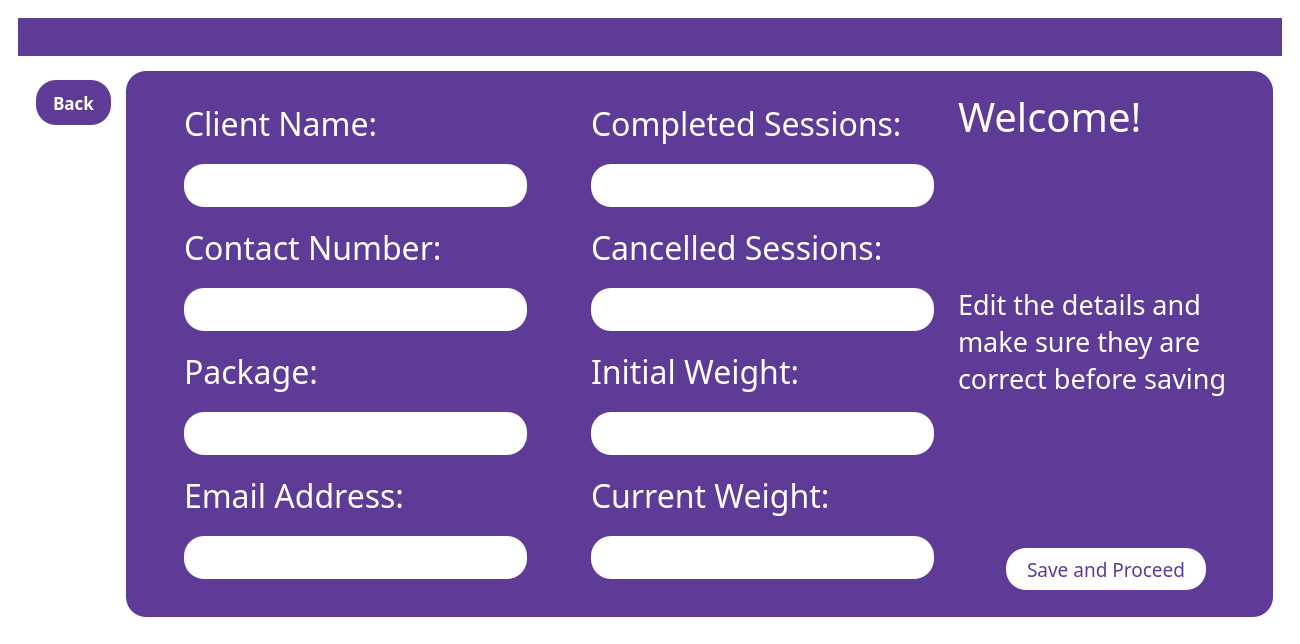
<?xml version="1.0" encoding="UTF-8"?>
<ui version="4.0">
 <class>MainWindow</class>
 <widget class="QMainWindow" name="MainWindow">
  <property name="geometry">
   <rect>
    <x>0</x>
    <y>0</y>
    <width>1300</width>
    <height>644</height>
   </rect>
  </property>
  <property name="windowTitle">
   <string>MainWindow</string>
  </property>
  <property name="styleSheet">
   <string notr="true">QMainWindow
{
background:white;
}</string>
  </property>
  <widget class="QWidget" name="centralwidget">
   <property name="styleSheet">
    <string notr="true">QWidget
{
background: white;
}</string>
   </property>
   <layout class="QVBoxLayout" name="verticalLayout">
    <item>
     <widget class="QWidget" name="widget" native="true">
      <layout class="QVBoxLayout" name="verticalLayout_2">
       <item>
        <widget class="QWidget" name="widget_2" native="true">
         <property name="sizePolicy">
          <sizepolicy hsizetype="Expanding" vsizetype="Fixed">
           <horstretch>0</horstretch>
           <verstretch>0</verstretch>
          </sizepolicy>
         </property>
         <property name="maximumSize">
          <size>
           <width>16777215</width>
           <height>121</height>
          </size>
         </property>
         <property name="styleSheet">
          <string notr="true">QWidget
{
background-color:#5e3b96;
}</string>
         </property>
         <layout class="QHBoxLayout" name="horizontalLayout">
          <item>
           <spacer name="horizontalSpacer">
            <property name="orientation">
             <enum>Qt::Orientation::Horizontal</enum>
            </property>
            <property name="sizeHint" stdset="0">
             <size>
              <width>894</width>
              <height>20</height>
             </size>
            </property>
           </spacer>
          </item>
          <item>
           <widget class="QLabel" name="label">
            <property name="sizePolicy">
             <sizepolicy hsizetype="Maximum" vsizetype="Maximum">
              <horstretch>0</horstretch>
              <verstretch>0</verstretch>
             </sizepolicy>
            </property>
            <property name="maximumSize">
             <size>
              <width>421</width>
              <height>121</height>
             </size>
            </property>
            <property name="text">
             <string/>
            </property>
            <property name="pixmap">
             <pixmap>../softeng-main/logos/logog.jpg</pixmap>
            </property>
            <property name="scaledContents">
             <bool>true</bool>
            </property>
            <property name="wordWrap">
             <bool>false</bool>
            </property>
           </widget>
          </item>
          <item>
           <spacer name="horizontalSpacer_2">
            <property name="orientation">
             <enum>Qt::Orientation::Horizontal</enum>
            </property>
            <property name="sizeHint" stdset="0">
             <size>
              <width>893</width>
              <height>20</height>
             </size>
            </property>
           </spacer>
          </item>
         </layout>
        </widget>
       </item>
       <item>
        <widget class="QWidget" name="widget_3" native="true">
         <layout class="QHBoxLayout" name="horizontalLayout_2">
          <item>
           <widget class="QWidget" name="widget_4" native="true">
            <property name="sizePolicy">
             <sizepolicy hsizetype="Fixed" vsizetype="Preferred">
              <horstretch>0</horstretch>
              <verstretch>0</verstretch>
             </sizepolicy>
            </property>
            <layout class="QVBoxLayout" name="verticalLayout_3">
             <item>
              <widget class="QPushButton" name="back">
               <property name="sizePolicy">
                <sizepolicy hsizetype="Fixed" vsizetype="Fixed">
                 <horstretch>0</horstretch>
                 <verstretch>0</verstretch>
                </sizepolicy>
               </property>
               <property name="minimumSize">
                <size>
                 <width>75</width>
                 <height>45</height>
                </size>
               </property>
               <property name="maximumSize">
                <size>
                 <width>550</width>
                 <height>350</height>
                </size>
               </property>
               <property name="font">
                <font>
                 <family>Arial Black</family>
                 <pointsize>13</pointsize>
                 <bold>true</bold>
                </font>
               </property>
               <property name="styleSheet">
                <string notr="true">QPushButton
{
background-color: #5e3b96;
color:white;
 border-radius:20px;
}</string>
               </property>
               <property name="text">
                <string>Back</string>
               </property>
              </widget>
             </item>
             <item>
              <spacer name="verticalSpacer_2">
               <property name="orientation">
                <enum>Qt::Orientation::Vertical</enum>
               </property>
               <property name="sizeHint" stdset="0">
                <size>
                 <width>20</width>
                 <height>40</height>
                </size>
               </property>
              </spacer>
             </item>
            </layout>
           </widget>
          </item>
          <item>
           <widget class="QWidget" name="widget_5" native="true">
            <property name="styleSheet">
             <string notr="true">QWidget
{
background-color:#5e3b96;
border-radius:20px;
}</string>
            </property>
            <layout class="QHBoxLayout" name="horizontalLayout_3">
             <item>
              <spacer name="horizontalSpacer_7">
               <property name="orientation">
                <enum>Qt::Orientation::Horizontal</enum>
               </property>
               <property name="sizeType">
                <enum>QSizePolicy::Policy::Fixed</enum>
               </property>
               <property name="sizeHint" stdset="0">
                <size>
                 <width>40</width>
                 <height>20</height>
                </size>
               </property>
              </spacer>
             </item>
             <item>
              <widget class="QWidget" name="widget_6" native="true">
               <layout class="QVBoxLayout" name="verticalLayout_4">
                <item>
                 <widget class="QLabel" name="label_2">
                  <property name="sizePolicy">
                   <sizepolicy hsizetype="Preferred" vsizetype="Fixed">
                    <horstretch>0</horstretch>
                    <verstretch>0</verstretch>
                   </sizepolicy>
                  </property>
                  <property name="maximumSize">
                   <size>
                    <width>230</width>
                    <height>16777215</height>
                   </size>
                  </property>
                  <property name="font">
                   <font>
                    <family>Arial Black</family>
                    <pointsize>24</pointsize>
                   </font>
                  </property>
                  <property name="styleSheet">
                   <string notr="true">QLabel
{
color:white;
}</string>
                  </property>
                  <property name="text">
                   <string>Client Name:</string>
                  </property>
                 </widget>
                </item>
                <item>
                 <widget class="QLineEdit" name="clientname">
                  <property name="sizePolicy">
                   <sizepolicy hsizetype="Maximum" vsizetype="Fixed">
                    <horstretch>0</horstretch>
                    <verstretch>0</verstretch>
                   </sizepolicy>
                  </property>
                  <property name="maximumSize">
                   <size>
                    <width>500</width>
                    <height>43</height>
                   </size>
                  </property>
                  <property name="font">
                   <font>
                    <family>Arial Black</family>
                    <pointsize>18</pointsize>
                   </font>
                  </property>
                  <property name="styleSheet">
                   <string notr="true">QLineEdit
{
background-color:white;
color:#5e3b96;
border-radius:20px;
}</string>
                  </property>
                  <property name="text">
                   <string/>
                  </property>
                 </widget>
                </item>
                <item>
                 <widget class="QLabel" name="label_5">
                  <property name="sizePolicy">
                   <sizepolicy hsizetype="Expanding" vsizetype="Fixed">
                    <horstretch>0</horstretch>
                    <verstretch>0</verstretch>
                   </sizepolicy>
                  </property>
                  <property name="maximumSize">
                   <size>
                    <width>411</width>
                    <height>16777215</height>
                   </size>
                  </property>
                  <property name="font">
                   <font>
                    <family>Arial Black</family>
                    <pointsize>24</pointsize>
                   </font>
                  </property>
                  <property name="styleSheet">
                   <string notr="true">QLabel
{
color:white;
}</string>
                  </property>
                  <property name="text">
                   <string>Contact Number:</string>
                  </property>
                  <property name="wordWrap">
                   <bool>false</bool>
                  </property>
                 </widget>
                </item>
                <item>
                 <widget class="QLineEdit" name="contactnumber">
                  <property name="sizePolicy">
                   <sizepolicy hsizetype="Maximum" vsizetype="Fixed">
                    <horstretch>0</horstretch>
                    <verstretch>0</verstretch>
                   </sizepolicy>
                  </property>
                  <property name="maximumSize">
                   <size>
                    <width>500</width>
                    <height>43</height>
                   </size>
                  </property>
                  <property name="font">
                   <font>
                    <family>Arial Black</family>
                    <pointsize>18</pointsize>
                   </font>
                  </property>
                  <property name="styleSheet">
                   <string notr="true">QLineEdit
{
background-color:white;
color:#5e3b96;
border-radius:20px;
}</string>
                  </property>
                  <property name="text">
                   <string/>
                  </property>
                 </widget>
                </item>
                <item>
                 <widget class="QLabel" name="label_8">
                  <property name="sizePolicy">
                   <sizepolicy hsizetype="Preferred" vsizetype="Fixed">
                    <horstretch>0</horstretch>
                    <verstretch>0</verstretch>
                   </sizepolicy>
                  </property>
                  <property name="font">
                   <font>
                    <family>Arial Black</family>
                    <pointsize>24</pointsize>
                   </font>
                  </property>
                  <property name="styleSheet">
                   <string notr="true">QLabel
{
color:white;
}</string>
                  </property>
                  <property name="text">
                   <string>Package:</string>
                  </property>
                 </widget>
                </item>
                <item>
                 <widget class="QLineEdit" name="package_2">
                  <property name="sizePolicy">
                   <sizepolicy hsizetype="Maximum" vsizetype="Fixed">
                    <horstretch>0</horstretch>
                    <verstretch>0</verstretch>
                   </sizepolicy>
                  </property>
                  <property name="maximumSize">
                   <size>
                    <width>500</width>
                    <height>43</height>
                   </size>
                  </property>
                  <property name="font">
                   <font>
                    <family>Arial Black</family>
                    <pointsize>18</pointsize>
                   </font>
                  </property>
                  <property name="styleSheet">
                   <string notr="true">QLineEdit
{
background-color:white;
color:#5e3b96;
border-radius:20px;
}</string>
                  </property>
                  <property name="text">
                   <string/>
                  </property>
                 </widget>
                </item>
                <item>
                 <widget class="QLabel" name="label_6">
                  <property name="sizePolicy">
                   <sizepolicy hsizetype="Expanding" vsizetype="Fixed">
                    <horstretch>0</horstretch>
                    <verstretch>0</verstretch>
                   </sizepolicy>
                  </property>
                  <property name="maximumSize">
                   <size>
                    <width>411</width>
                    <height>16777215</height>
                   </size>
                  </property>
                  <property name="font">
                   <font>
                    <family>Arial Black</family>
                    <pointsize>24</pointsize>
                   </font>
                  </property>
                  <property name="styleSheet">
                   <string notr="true">QLabel
{
color:white;
}</string>
                  </property>
                  <property name="text">
                   <string>Email Address:</string>
                  </property>
                  <property name="wordWrap">
                   <bool>false</bool>
                  </property>
                 </widget>
                </item>
                <item>
                 <widget class="QLineEdit" name="emailaddress">
                  <property name="sizePolicy">
                   <sizepolicy hsizetype="Maximum" vsizetype="Fixed">
                    <horstretch>0</horstretch>
                    <verstretch>0</verstretch>
                   </sizepolicy>
                  </property>
                  <property name="maximumSize">
                   <size>
                    <width>500</width>
                    <height>43</height>
                   </size>
                  </property>
                  <property name="font">
                   <font>
                    <family>Arial Black</family>
                    <pointsize>18</pointsize>
                   </font>
                  </property>
                  <property name="styleSheet">
                   <string notr="true">QLineEdit
{
background-color:white;
color:#5e3b96;
border-radius:20px;
}</string>
                  </property>
                  <property name="text">
                   <string/>
                  </property>
                 </widget>
                </item>
               </layout>
              </widget>
             </item>
             <item>
              <spacer name="horizontalSpacer_8">
               <property name="orientation">
                <enum>Qt::Orientation::Horizontal</enum>
               </property>
               <property name="sizeType">
                <enum>QSizePolicy::Policy::Fixed</enum>
               </property>
               <property name="sizeHint" stdset="0">
                <size>
                 <width>40</width>
                 <height>20</height>
                </size>
               </property>
              </spacer>
             </item>
             <item>
              <widget class="QWidget" name="widget_7" native="true">
               <layout class="QVBoxLayout" name="verticalLayout_5">
                <item>
                 <widget class="QLabel" name="label_3">
                  <property name="sizePolicy">
                   <sizepolicy hsizetype="Preferred" vsizetype="Fixed">
                    <horstretch>0</horstretch>
                    <verstretch>0</verstretch>
                   </sizepolicy>
                  </property>
                  <property name="font">
                   <font>
                    <family>Arial Black</family>
                    <pointsize>24</pointsize>
                   </font>
                  </property>
                  <property name="styleSheet">
                   <string notr="true">QLabel
{
color:white;
}</string>
                  </property>
                  <property name="text">
                   <string>Completed Sessions:</string>
                  </property>
                 </widget>
                </item>
                <item>
                 <widget class="QLineEdit" name="completedsessions">
                  <property name="sizePolicy">
                   <sizepolicy hsizetype="Expanding" vsizetype="Fixed">
                    <horstretch>0</horstretch>
                    <verstretch>0</verstretch>
                   </sizepolicy>
                  </property>
                  <property name="maximumSize">
                   <size>
                    <width>500</width>
                    <height>43</height>
                   </size>
                  </property>
                  <property name="font">
                   <font>
                    <family>Arial Black</family>
                    <pointsize>18</pointsize>
                   </font>
                  </property>
                  <property name="styleSheet">
                   <string notr="true">QLineEdit
{
background-color:white;
color:#5e3b96;
border-radius:20px;
}</string>
                  </property>
                  <property name="text">
                   <string/>
                  </property>
                 </widget>
                </item>
                <item>
                 <widget class="QLabel" name="label_7">
                  <property name="sizePolicy">
                   <sizepolicy hsizetype="Preferred" vsizetype="Fixed">
                    <horstretch>0</horstretch>
                    <verstretch>0</verstretch>
                   </sizepolicy>
                  </property>
                  <property name="font">
                   <font>
                    <family>Arial Black</family>
                    <pointsize>24</pointsize>
                   </font>
                  </property>
                  <property name="styleSheet">
                   <string notr="true">QLabel
{
color:white;
}</string>
                  </property>
                  <property name="text">
                   <string>Cancelled Sessions:</string>
                  </property>
                 </widget>
                </item>
                <item>
                 <widget class="QLineEdit" name="cancelledsessions">
                  <property name="sizePolicy">
                   <sizepolicy hsizetype="Maximum" vsizetype="Fixed">
                    <horstretch>0</horstretch>
                    <verstretch>0</verstretch>
                   </sizepolicy>
                  </property>
                  <property name="maximumSize">
                   <size>
                    <width>500</width>
                    <height>43</height>
                   </size>
                  </property>
                  <property name="font">
                   <font>
                    <family>Arial Black</family>
                    <pointsize>18</pointsize>
                   </font>
                  </property>
                  <property name="styleSheet">
                   <string notr="true">QLineEdit
{
background-color:white;
color:#5e3b96;
border-radius:20px;
}</string>
                  </property>
                  <property name="text">
                   <string/>
                  </property>
                 </widget>
                </item>
                <item>
                 <widget class="QLabel" name="label_9">
                  <property name="sizePolicy">
                   <sizepolicy hsizetype="Expanding" vsizetype="Fixed">
                    <horstretch>0</horstretch>
                    <verstretch>0</verstretch>
                   </sizepolicy>
                  </property>
                  <property name="maximumSize">
                   <size>
                    <width>411</width>
                    <height>16777215</height>
                   </size>
                  </property>
                  <property name="font">
                   <font>
                    <family>Arial Black</family>
                    <pointsize>24</pointsize>
                   </font>
                  </property>
                  <property name="styleSheet">
                   <string notr="true">QLabel
{
color:white;
}</string>
                  </property>
                  <property name="text">
                   <string>Initial Weight:</string>
                  </property>
                  <property name="wordWrap">
                   <bool>false</bool>
                  </property>
                 </widget>
                </item>
                <item>
                 <widget class="QLineEdit" name="initialweight">
                  <property name="sizePolicy">
                   <sizepolicy hsizetype="Maximum" vsizetype="Fixed">
                    <horstretch>0</horstretch>
                    <verstretch>0</verstretch>
                   </sizepolicy>
                  </property>
                  <property name="maximumSize">
                   <size>
                    <width>500</width>
                    <height>43</height>
                   </size>
                  </property>
                  <property name="font">
                   <font>
                    <family>Arial Black</family>
                    <pointsize>18</pointsize>
                   </font>
                  </property>
                  <property name="styleSheet">
                   <string notr="true">QLineEdit
{
background-color:white;
color:#5e3b96;
border-radius:20px;
}</string>
                  </property>
                  <property name="text">
                   <string/>
                  </property>
                 </widget>
                </item>
                <item>
                 <widget class="QLabel" name="label_10">
                  <property name="sizePolicy">
                   <sizepolicy hsizetype="Expanding" vsizetype="Fixed">
                    <horstretch>0</horstretch>
                    <verstretch>0</verstretch>
                   </sizepolicy>
                  </property>
                  <property name="maximumSize">
                   <size>
                    <width>411</width>
                    <height>16777215</height>
                   </size>
                  </property>
                  <property name="font">
                   <font>
                    <family>Arial Black</family>
                    <pointsize>24</pointsize>
                   </font>
                  </property>
                  <property name="styleSheet">
                   <string notr="true">QLabel
{
color:white;
}</string>
                  </property>
                  <property name="text">
                   <string>Current Weight:</string>
                  </property>
                  <property name="wordWrap">
                   <bool>false</bool>
                  </property>
                 </widget>
                </item>
                <item>
                 <widget class="QLineEdit" name="currentweight">
                  <property name="sizePolicy">
                   <sizepolicy hsizetype="Maximum" vsizetype="Fixed">
                    <horstretch>0</horstretch>
                    <verstretch>0</verstretch>
                   </sizepolicy>
                  </property>
                  <property name="maximumSize">
                   <size>
                    <width>500</width>
                    <height>43</height>
                   </size>
                  </property>
                  <property name="font">
                   <font>
                    <family>Arial Black</family>
                    <pointsize>18</pointsize>
                   </font>
                  </property>
                  <property name="styleSheet">
                   <string notr="true">QLineEdit
{
background-color:white;
color:#5e3b96;
border-radius:20px;
}</string>
                  </property>
                  <property name="text">
                   <string/>
                  </property>
                 </widget>
                </item>
               </layout>
              </widget>
             </item>
             <item>
              <widget class="QWidget" name="widget_8" native="true">
               <layout class="QVBoxLayout" name="verticalLayout_6">
                <item>
                 <widget class="QLabel" name="label_4">
                  <property name="sizePolicy">
                   <sizepolicy hsizetype="Preferred" vsizetype="Fixed">
                    <horstretch>0</horstretch>
                    <verstretch>0</verstretch>
                   </sizepolicy>
                  </property>
                  <property name="font">
                   <font>
                    <family>Arial Black</family>
                    <pointsize>30</pointsize>
                   </font>
                  </property>
                  <property name="styleSheet">
                   <string notr="true">QLabel{
color:white;
}</string>
                  </property>
                  <property name="text">
                   <string>Welcome!</string>
                  </property>
                 </widget>
                </item>
                <item>
                 <widget class="QLabel" name="label_11">
                  <property name="font">
                   <font>
                    <family>Arial Black</family>
                    <pointsize>20</pointsize>
                   </font>
                  </property>
                  <property name="styleSheet">
                   <string notr="true">QLabel{
color:white;
}</string>
                  </property>
                  <property name="text">
                   <string>&lt;html&gt;&lt;head/&gt;&lt;body&gt;&lt;p&gt;Edit the details and make sure they are correct before saving&lt;/p&gt;&lt;/body&gt;&lt;/html&gt;</string>
                  </property>
                  <property name="wordWrap">
                   <bool>true</bool>
                  </property>
                 </widget>
                </item>
                <item>
                 <widget class="QWidget" name="widget_9" native="true">
                  <property name="sizePolicy">
                   <sizepolicy hsizetype="Preferred" vsizetype="Fixed">
                    <horstretch>0</horstretch>
                    <verstretch>0</verstretch>
                   </sizepolicy>
                  </property>
                  <layout class="QHBoxLayout" name="horizontalLayout_4">
                   <item>
                    <spacer name="horizontalSpacer_5">
                     <property name="orientation">
                      <enum>Qt::Orientation::Horizontal</enum>
                     </property>
                     <property name="sizeType">
                      <enum>QSizePolicy::Policy::Fixed</enum>
                     </property>
                     <property name="sizeHint" stdset="0">
                      <size>
                       <width>39</width>
                       <height>20</height>
                      </size>
                     </property>
                    </spacer>
                   </item>
                   <item>
                    <widget class="QPushButton" name="save">
                     <property name="sizePolicy">
                      <sizepolicy hsizetype="Maximum" vsizetype="Fixed">
                       <horstretch>0</horstretch>
                       <verstretch>0</verstretch>
                      </sizepolicy>
                     </property>
                     <property name="minimumSize">
                      <size>
                       <width>200</width>
                       <height>42</height>
                      </size>
                     </property>
                     <property name="font">
                      <font>
                       <family>Arial Black</family>
                       <pointsize>14</pointsize>
                      </font>
                     </property>
                     <property name="styleSheet">
                      <string notr="true">QPushButton
{
background-color:white;
color:#5e3b96;
border-radius:20px;
}</string>
                     </property>
                     <property name="text">
                      <string>Save and Proceed</string>
                     </property>
                    </widget>
                   </item>
                   <item>
                    <spacer name="horizontalSpacer_6">
                     <property name="orientation">
                      <enum>Qt::Orientation::Horizontal</enum>
                     </property>
                     <property name="sizeType">
                      <enum>QSizePolicy::Policy::Fixed</enum>
                     </property>
                     <property name="sizeHint" stdset="0">
                      <size>
                       <width>40</width>
                       <height>20</height>
                      </size>
                     </property>
                    </spacer>
                   </item>
                  </layout>
                 </widget>
                </item>
               </layout>
              </widget>
             </item>
            </layout>
           </widget>
          </item>
         </layout>
        </widget>
       </item>
      </layout>
     </widget>
    </item>
   </layout>
  </widget>
 </widget>
 <resources/>
 <connections/>
</ui>
